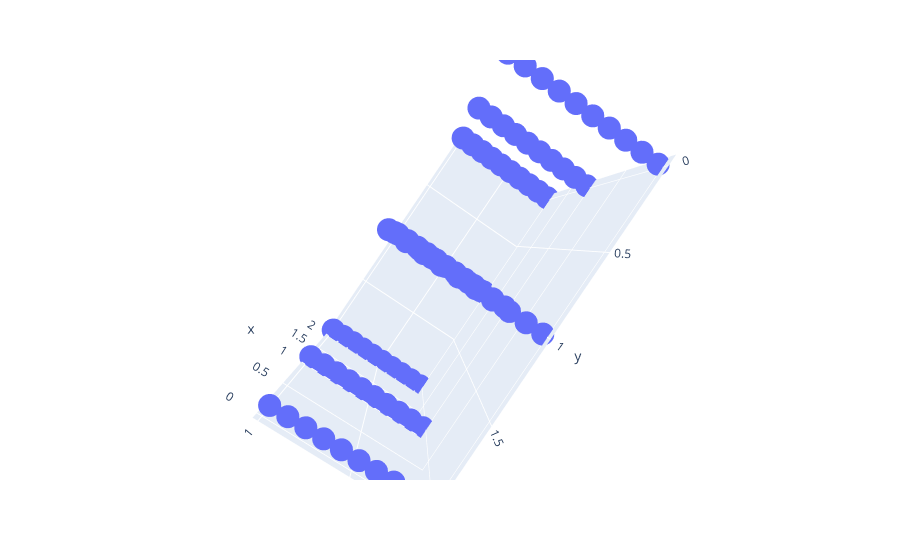

The notebook cell saved with this chart:
### Code cell
elem_dict = {}
elem_count = []
for el in zip(x, y):
    if el not in elem_dict:
        elem_dict[el] = .1
        elem_count.append(.1)
    else:
        elem_dict[el] += .1
        elem_count.append( elem_dict[el] )
px.scatter_3d(x=x, y=y, z=elem_count)

### Figure 1 — Plotly figure (JSON) as saved in the notebook; plotly's stock layout.template omitted (floating-point values rounded to 4 significant figures)
{"data": [{"hovertemplate": "x=%{x}<br>y=%{y}<br>z=%{z}<extra></extra>", "legendgroup": "", "marker": {"color": "#636efa", "symbol": "circle"}, "mode": "markers", "name": "", "scene": "scene", "showlegend": false, "type": "scatter3d", "x": [0, 0, 0, 0, 0, 0, 0, 0, 0, 0, 0, 0, 0, 0, 0, 0, 0, 0, 0, 0, 0, 0, 0, 0, 0, 0, 0, 0, 0, 0, 1, 1, 1, 1, 1, 1, 1, 1, 1, 1, 1, 1, 1, 1, 1, 1, 1, 1, 1, 1, 1, 1, 1, 1, 1, 1, 1, 1, 1, 1, 2, 2, 2, 2, 2, 2, 2, 2, 2, 2, 2, 2, 2, 2, 2, 2, 2, 2, 2, 2, 2, 2, 2, 2, 2, 2, 2, 2, 2, 2], "y": [0, 0, 0, 0, 0, 0, 0, 0, 0, 0, 1, 1, 1, 1, 1, 1, 1, 1, 1, 1, 2, 2, 2, 2, 2, 2, 2, 2, 2, 2, 0, 0, 0, 0, 0, 0, 0, 0, 0, 0, 1, 1, 1, 1, 1, 1, 1, 1, 1, 1, 2, 2, 2, 2, 2, 2, 2, 2, 2, 2, 0, 0, 0, 0, 0, 0, 0, 0, 0, 0, 1, 1, 1, 1, 1, 1, 1, 1, 1, 1, 2, 2, 2, 2, 2, 2, 2, 2, 2, 2], "z": [0.1, 0.2, 0.3, 0.4, 0.5, 0.6, 0.7, 0.8, 0.9, 1.0, 0.1, 0.2, 0.3, 0.4, 0.5, 0.6, 0.7, 0.8, 0.9, 1.0, 0.1, 0.2, 0.3, 0.4, 0.5, 0.6, 0.7, 0.8, 0.9, 1.0, 0.1, 0.2, 0.3, 0.4, 0.5, 0.6, 0.7, 0.8, 0.9, 1.0, 0.1, 0.2, 0.3, 0.4, 0.5, 0.6, 0.7, 0.8, 0.9, 1.0, 0.1, 0.2, 0.3, 0.4, 0.5, 0.6, 0.7, 0.8, 0.9, 1.0, 0.1, 0.2, 0.3, 0.4, 0.5, 0.6, 0.7, 0.8, 0.9, 1.0, 0.1, 0.2, 0.3, 0.4, 0.5, 0.6, 0.7, 0.8, 0.9, 1.0, 0.1, 0.2, 0.3, 0.4, 0.5, 0.6, 0.7, 0.8, 0.9, 1.0]}], "layout": {"autosize": true, "dragmode": "zoom", "legend": {"tracegroupgap": 0}, "margin": {"t": 60}, "scene": {"aspectmode": "auto", "aspectratio": {"x": 1.305, "y": 1.305, "z": 0.5872}, "camera": {"center": {"x": 4.441e-16, "y": 2.22e-16, "z": 2.22e-16}, "eye": {"x": -2.092, "y": -0.01075, "z": 0.2103}, "projection": {"type": "perspective"}, "up": {"x": 0.06031, "y": -0.8279, "z": 0.5577}}, "domain": {"x": [0, 1], "y": [0, 1]}, "dragmode": "orbit", "xaxis": {"title": {"text": "x"}, "type": "linear"}, "yaxis": {"title": {"text": "y"}, "type": "linear"}, "zaxis": {"title": {"text": "z"}, "type": "linear"}}}}
